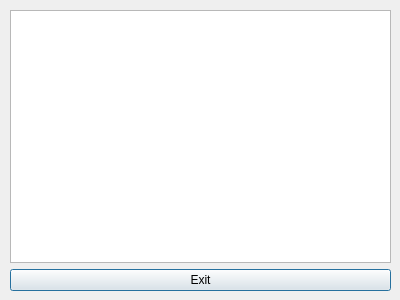
<?xml version="1.0" encoding="UTF-8"?>
<ui version="4.0">
 <class>reportWindow</class>
 <widget class="QDialog" name="reportWindow">
  <property name="geometry">
   <rect>
    <x>0</x>
    <y>0</y>
    <width>400</width>
    <height>300</height>
   </rect>
  </property>
  <property name="windowTitle">
   <string>Shape Report</string>
  </property>
  <widget class="QWidget" name="">
   <property name="geometry">
    <rect>
     <x>10</x>
     <y>10</y>
     <width>381</width>
     <height>281</height>
    </rect>
   </property>
   <layout class="QVBoxLayout" name="verticalLayout">
    <item>
     <widget class="QTextEdit" name="textEdit">
      <property name="readOnly">
       <bool>true</bool>
      </property>
     </widget>
    </item>
    <item>
     <widget class="QPushButton" name="pushButton">
      <property name="text">
       <string>Exit</string>
      </property>
     </widget>
    </item>
   </layout>
  </widget>
 </widget>
 <resources/>
 <connections/>
</ui>
